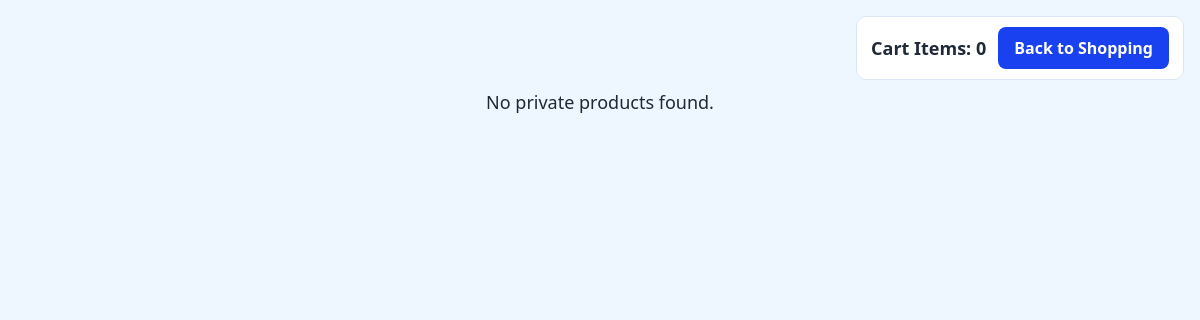
Page /cart/private/ (signed in) on the earlier database version.
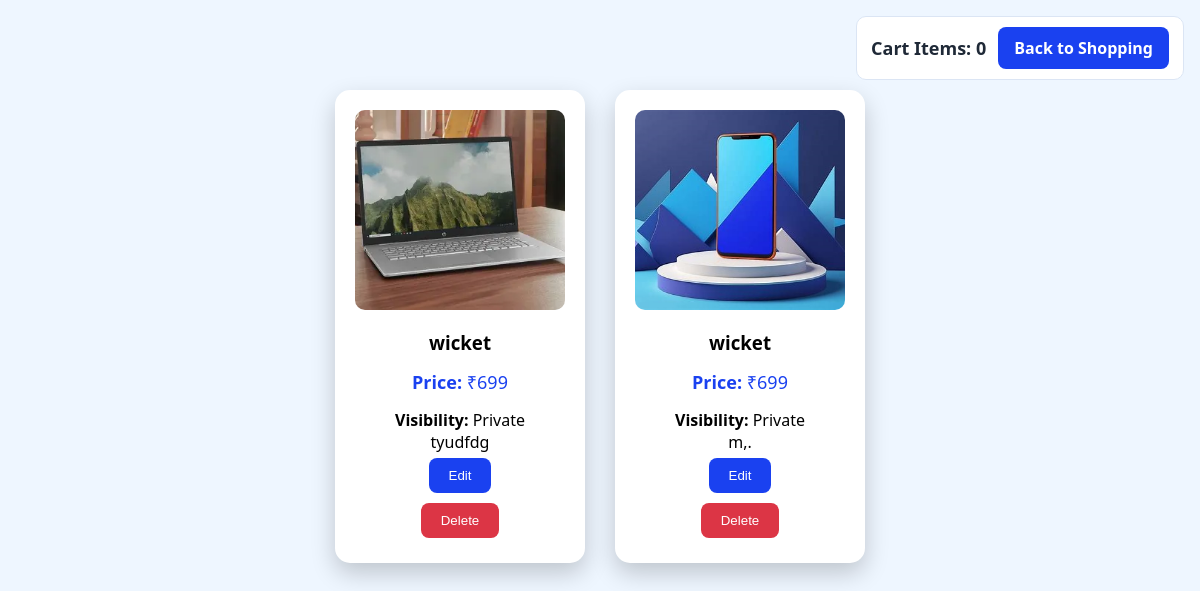
Same page on the later database version.
### shopping/models.py (models this page shows, shortened)
class Shopping(models.Model):
    VISIBILITY_PUBLIC = 'public'
    VISIBILITY_PRIVATE = 'private'
    VISIBILITY_CHOICES = (
        (VISIBILITY_PUBLIC, 'Public'),
        (VISIBILITY_PRIVATE, 'Private'),
    )
    Productname = models.CharField(max_length=100)
    Price = models.IntegerField(null=True, blank=True)
    description = models.TextField(null=True, blank=True)
    image = models.ImageField(upload_to='products/', null=True, blank=True)
    visibility = models.CharField(
        max_length=10,
        choices=VISIBILITY_CHOICES,
        default=VISIBILITY_PUBLIC,
    )

### shopping/views.py (the view)
# urls.py: path('cart/private/', private_products, name='private_products'),
@login_required
def private_products(request):
    if not request.user.is_superuser:
        return HttpResponseForbidden("You are not allowed to view private products.")
    products = Shopping.objects.filter(visibility=Shopping.VISIBILITY_PRIVATE)
    return render(
        request,
        "private_products.html",
        {
            "products": products,
            "cart_count": len(request.session.get("cart_items", [])),
        },
    )

### templates/private_products.html (shortened to what this page needs)
{% load static %}
<!DOCTYPE html>
<html lang="en">
<head>
    <link rel="stylesheet" href="{% static 'shopping.css' %}">
</head>
<body>
    <div class="cart-header">
        <p class="cart-count"><strong>Cart Items:</strong> <span>{{ cart_count }}</span></p>
        <a href="{% url 'cart' %}" class="view-cart-link">Back to Shopping</a>
    </div>
    <div class="shop-container">
    {% for product in products %}
        <div class="product-card">
            {% if product.image %}
                <img src="{{ product.image.url }}" alt="{{ product.Productname }}">
            {% endif %}
            <h3>{{ product.Productname }}</h3>
            <p class="price"><strong>Price:</strong> ₹{{ product.Price }}</p>
            <p><strong>Visibility:</strong> Private</p>
            <p>{{ product.description }}</p>
            <a href="{% url 'edit_product' product.id %}"><button class="edit-btn">Edit</button></a>
            <form method="post" action="{% url 'delete_product' product.id %}" onsubmit="return confirm('Are you sure you want to delete this product?');">
                <button type="submit" class="delete-btn">Delete</button>
            </form>
        </div>
    {% empty %}
        <p class="empty-state">No private products found.</p>
    {% endfor %}
    </div>
</body>
</html>

Differences in the rows shown:
added Shopping: image (picture), Productname "wicket", Price "699", description "tyudfdg"
added Shopping: image (picture), Productname "wicket", Price "699", description "m,."
Other differences:
text no longer shown: "No private products found."
